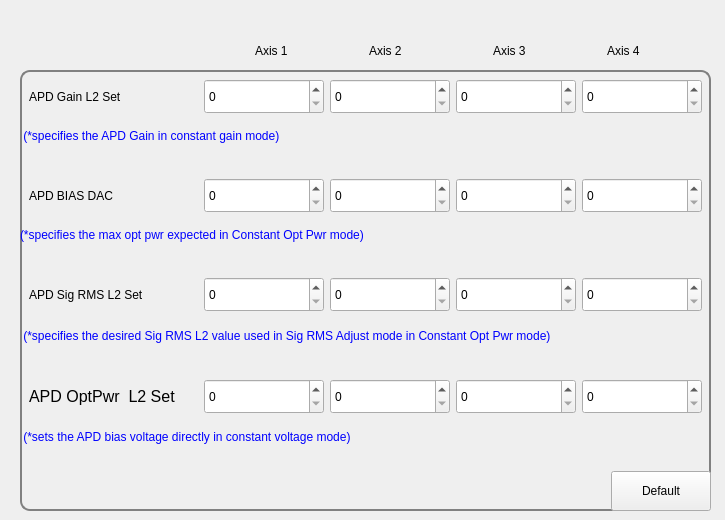
   <widget class="QWidget" name="tab_2">
    <attribute name="title">
     <string>Signal</string>
    </attribute>
    <widget class="QWidget" name="vWidget" native="true">
     <property name="geometry">
      <rect>
       <x>20</x>
       <y>70</y>
       <width>691</width>
       <height>441</height>
      </rect>
     </property>
     <property name="styleSheet">
      <string notr="true">#vWidget{border: 1px solid;
    border: 2px solid gray;
    border-radius: 10px;
    padding: 0 8px;
}</string>
     </property>
     <layout class="QVBoxLayout" name="verticalLayout">
      <item>
       <widget class="QWidget" name="widget" native="true">
        <property name="sizePolicy">
         <sizepolicy hsizetype="Expanding" vsizetype="Fixed">
          <horstretch>0</horstretch>
          <verstretch>0</verstretch>
         </sizepolicy>
        </property>
        <layout class="QHBoxLayout" name="horizontalLayout">
         <item>
          <widget class="QLabel" name="label_3">
           <property name="text">
            <string>APD Gain L2 Set </string>
           </property>
          </widget>
         </item>
         <item>
          <spacer name="horizontalSpacer">
           <property name="orientation">
            <enum>Qt::Horizontal</enum>
           </property>
           <property name="sizeType">
            <enum>QSizePolicy::Fixed</enum>
           </property>
           <property name="sizeHint" stdset="0">
            <size>
             <width>20</width>
             <height>20</height>
            </size>
           </property>
          </spacer>
         </item>
         <item>
          <widget class="QSpinBox" name="apdGainL2SetVal">
           <property name="sizePolicy">
            <sizepolicy hsizetype="Fixed" vsizetype="Fixed">
             <horstretch>0</horstretch>
             <verstretch>0</verstretch>
            </sizepolicy>
           </property>
           <property name="minimumSize">
            <size>
             <width>120</width>
             <height>35</height>
            </size>
           </property>
          </widget>
         </item>
         <item>
          <widget class="QSpinBox" name="apdGainL2SetVal_2">
           <property name="sizePolicy">
            <sizepolicy hsizetype="Fixed" vsizetype="Fixed">
             <horstretch>0</horstretch>
             <verstretch>0</verstretch>
            </sizepolicy>
           </property>
           <property name="minimumSize">
            <size>
             <width>120</width>
             <height>35</height>
            </size>
           </property>
          </widget>
         </item>
         <item>
          <widget class="QSpinBox" name="apdGainL2SetVal_3">
           <property name="sizePolicy">
            <sizepolicy hsizetype="Fixed" vsizetype="Fixed">
             <horstretch>0</horstretch>
             <verstretch>0</verstretch>
            </sizepolicy>
           </property>
           <property name="minimumSize">
            <size>
             <width>120</width>
             <height>35</height>
            </size>
           </property>
          </widget>
         </item>
         <item>
          <widget class="QSpinBox" name="apdGainL2SetVal_4">
           <property name="sizePolicy">
            <sizepolicy hsizetype="Fixed" vsizetype="Fixed">
             <horstretch>0</horstretch>
             <verstretch>0</verstretch>
            </sizepolicy>
           </property>
           <property name="minimumSize">
            <size>
             <width>120</width>
             <height>35</height>
            </size>
           </property>
          </widget>
         </item>
        </layout>
       </widget>
      </item>
      <item>
       <widget class="QLabel" name="label_5">
        <property name="sizePolicy">
         <sizepolicy hsizetype="Preferred" vsizetype="Fixed">
          <horstretch>0</horstretch>
          <verstretch>0</verstretch>
         </sizepolicy>
        </property>
        <property name="styleSheet">
         <string notr="true">font: 10pt &quot;MS Shell Dlg 2&quot;;
color:rgb(0, 0, 255);</string>
        </property>
        <property name="text">
         <string> (*specifies the APD Gain in constant gain mode)</string>
        </property>
       </widget>
      </item>
      <item>
       <spacer name="verticalSpacer">
        <property name="orientation">
         <enum>Qt::Vertical</enum>
        </property>
        <property name="sizeType">
         <enum>QSizePolicy::Fixed</enum>
        </property>
        <property name="sizeHint" stdset="0">
         <size>
          <width>20</width>
          <height>20</height>
         </size>
        </property>
       </spacer>
      </item>
      <item>
       <widget class="QWidget" name="widget" native="true">
        <layout class="QHBoxLayout" name="horizontalLayout_2">
         <item>
          <widget class="QLabel" name="label_2">
           <property name="text">
            <string>APD BIAS DAC </string>
           </property>
          </widget>
         </item>
         <item>
          <spacer name="horizontalSpacer_2">
           <property name="orientation">
            <enum>Qt::Horizontal</enum>
           </property>
           <property name="sizeType">
            <enum>QSizePolicy::Expanding</enum>
           </property>
           <property name="sizeHint" stdset="0">
            <size>
             <width>70</width>
             <height>20</height>
            </size>
           </property>
          </spacer>
         </item>
         <item>
          <widget class="QSpinBox" name="apdBiasDac">
           <property name="sizePolicy">
            <sizepolicy hsizetype="Fixed" vsizetype="Fixed">
             <horstretch>0</horstretch>
             <verstretch>0</verstretch>
            </sizepolicy>
           </property>
           <property name="minimumSize">
            <size>
             <width>120</width>
             <height>35</height>
            </size>
           </property>
          </widget>
         </item>
         <item>
          <widget class="QSpinBox" name="apdBiasDac_2">
           <property name="sizePolicy">
            <sizepolicy hsizetype="Fixed" vsizetype="Fixed">
             <horstretch>0</horstretch>
             <verstretch>0</verstretch>
            </sizepolicy>
           </property>
           <property name="minimumSize">
            <size>
             <width>120</width>
             <height>35</height>
            </size>
           </property>
          </widget>
         </item>
         <item>
          <widget class="QSpinBox" name="apdBiasDac_3">
           <property name="sizePolicy">
            <sizepolicy hsizetype="Fixed" vsizetype="Fixed">
             <horstretch>0</horstretch>
             <verstretch>0</verstretch>
            </sizepolicy>
           </property>
           <property name="minimumSize">
            <size>
             <width>120</width>
             <height>35</height>
            </size>
           </property>
          </widget>
         </item>
         <item>
          <widget class="QSpinBox" name="apdBiasDac_4">
           <property name="sizePolicy">
            <sizepolicy hsizetype="Fixed" vsizetype="Fixed">
             <horstretch>0</horstretch>
             <verstretch>0</verstretch>
            </sizepolicy>
           </property>
           <property name="minimumSize">
            <size>
             <width>120</width>
             <height>35</height>
            </size>
           </property>
          </widget>
         </item>
        </layout>
       </widget>
      </item>
      <item>
       <widget class="QLabel" name="label_34">
        <property name="sizePolicy">
         <sizepolicy hsizetype="Preferred" vsizetype="Fixed">
          <horstretch>0</horstretch>
          <verstretch>0</verstretch>
         </sizepolicy>
        </property>
        <property name="styleSheet">
         <string notr="true">font: 10pt &quot;MS Shell Dlg 2&quot;;
color:rgb(0, 0, 255);</string>
        </property>
        <property name="text">
         <string>(*specifies the max opt pwr expected in Constant Opt Pwr mode)</string>
        </property>
       </widget>
      </item>
      <item>
       <spacer name="verticalSpacer_2">
        <property name="orientation">
         <enum>Qt::Vertical</enum>
        </property>
        <property name="sizeType">
         <enum>QSizePolicy::Fixed</enum>
        </property>
        <property name="sizeHint" stdset="0">
         <size>
          <width>20</width>
          <height>20</height>
         </size>
        </property>
       </spacer>
      </item>
      <item>
       <widget class="QWidget" name="widget" native="true">
        <layout class="QHBoxLayout" name="horizontalLayout_3">
         <item>
          <widget class="QLabel" name="label_4">
           <property name="text">
            <string>APD Sig RMS L2 Set</string>
           </property>
          </widget>
         </item>
         <item>
          <spacer name="horizontalSpacer_3">
           <property name="orientation">
            <enum>Qt::Horizontal</enum>
           </property>
           <property name="sizeHint" stdset="0">
            <size>
             <width>40</width>
             <height>20</height>
            </size>
           </property>
          </spacer>
         </item>
         <item>
          <widget class="QSpinBox" name="apdSigRmsL2Set">
           <property name="sizePolicy">
            <sizepolicy hsizetype="Fixed" vsizetype="Fixed">
             <horstretch>0</horstretch>
             <verstretch>0</verstretch>
            </sizepolicy>
           </property>
           <property name="minimumSize">
            <size>
             <width>120</width>
             <height>35</height>
            </size>
           </property>
          </widget>
         </item>
         <item>
          <widget class="QSpinBox" name="apdSigRmsL2Set_2">
           <property name="sizePolicy">
            <sizepolicy hsizetype="Fixed" vsizetype="Fixed">
             <horstretch>0</horstretch>
             <verstretch>0</verstretch>
            </sizepolicy>
           </property>
           <property name="minimumSize">
            <size>
             <width>120</width>
             <height>35</height>
            </size>
           </property>
          </widget>
         </item>
         <item>
          <widget class="QSpinBox" name="apdSigRmsL2Set_3">
           <property name="sizePolicy">
            <sizepolicy hsizetype="Fixed" vsizetype="Fixed">
             <horstretch>0</horstretch>
             <verstretch>0</verstretch>
            </sizepolicy>
           </property>
           <property name="minimumSize">
            <size>
             <width>120</width>
             <height>35</height>
            </size>
           </property>
          </widget>
         </item>
         <item>
          <widget class="QSpinBox" name="apdSigRmsL2Set_4">
           <property name="sizePolicy">
            <sizepolicy hsizetype="Fixed" vsizetype="Fixed">
             <horstretch>0</horstretch>
             <verstretch>0</verstretch>
            </sizepolicy>
           </property>
           <property name="minimumSize">
            <size>
             <width>120</width>
             <height>35</height>
            </size>
           </property>
          </widget>
         </item>
        </layout>
       </widget>
      </item>
      <item>
       <widget class="QLabel" name="label_35">
        <property name="styleSheet">
         <string notr="true">font: 10pt &quot;MS Shell Dlg 2&quot;;
color:rgb(0, 0, 255);</string>
        </property>
        <property name="text">
         <string> (*specifies the desired Sig RMS L2 value used in Sig RMS Adjust mode in Constant Opt Pwr mode)</string>
        </property>
       </widget>
      </item>
      <item>
       <spacer name="verticalSpacer_3">
        <property name="orientation">
         <enum>Qt::Vertical</enum>
        </property>
        <property name="sizeType">
         <enum>QSizePolicy::Fixed</enum>
        </property>
        <property name="sizeHint" stdset="0">
         <size>
          <width>20</width>
          <height>20</height>
         </size>
        </property>
       </spacer>
      </item>
      <item>
       <widget class="QWidget" name="widget" native="true">
        <layout class="QHBoxLayout" name="horizontalLayout_4">
         <item>
          <widget class="QLabel" name="label_37">
           <property name="font">
            <font>
             <family>MS Shell Dlg 2</family>
             <pointsize>12</pointsize>
             <weight>9</weight>
             <italic>false</italic>
             <bold>false</bold>
            </font>
           </property>
           <property name="text">
            <string>APD OptPwr  L2 Set</string>
           </property>
          </widget>
         </item>
         <item>
          <spacer name="horizontalSpacer_4">
           <property name="orientation">
            <enum>Qt::Horizontal</enum>
           </property>
           <property name="sizeType">
            <enum>QSizePolicy::Expanding</enum>
           </property>
           <property name="sizeHint" stdset="0">
            <size>
             <width>20</width>
             <height>20</height>
            </size>
           </property>
          </spacer>
         </item>
         <item>
          <widget class="QSpinBox" name="apdOptPwrL2Set">
           <property name="sizePolicy">
            <sizepolicy hsizetype="Fixed" vsizetype="Fixed">
             <horstretch>0</horstretch>
             <verstretch>0</verstretch>
            </sizepolicy>
           </property>
           <property name="minimumSize">
            <size>
             <width>120</width>
             <height>35</height>
            </size>
           </property>
          </widget>
         </item>
         <item>
          <widget class="QSpinBox" name="apdOptPwrL2Set_2">
           <property name="sizePolicy">
            <sizepolicy hsizetype="Fixed" vsizetype="Fixed">
             <horstretch>0</horstretch>
             <verstretch>0</verstretch>
            </sizepolicy>
           </property>
           <property name="minimumSize">
            <size>
             <width>120</width>
             <height>35</height>
            </size>
           </property>
          </widget>
         </item>
         <item>
          <widget class="QSpinBox" name="apdOptPwrL2Set_3">
           <property name="sizePolicy">
            <sizepolicy hsizetype="Fixed" vsizetype="Fixed">
             <horstretch>0</horstretch>
             <verstretch>0</verstretch>
            </sizepolicy>
           </property>
           <property name="minimumSize">
            <size>
             <width>120</width>
             <height>35</height>
            </size>
           </property>
          </widget>
         </item>
         <item>
          <widget class="QSpinBox" name="apdOptPwrL2Set_4">
           <property name="sizePolicy">
            <sizepolicy hsizetype="Fixed" vsizetype="Fixed">
             <horstretch>0</horstretch>
             <verstretch>0</verstretch>
            </sizepolicy>
           </property>
           <property name="minimumSize">
            <size>
             <width>120</width>
             <height>35</height>
            </size>
           </property>
          </widget>
         </item>
        </layout>
       </widget>
      </item>
      <item>
       <widget class="QLabel" name="label_36">
        <property name="styleSheet">
         <string notr="true">font: 10pt &quot;MS Shell Dlg 2&quot;;
color:rgb(0, 0, 255);</string>
        </property>
        <property name="text">
         <string> (*sets the APD bias voltage directly in constant voltage mode)</string>
        </property>
       </widget>
      </item>
      <item>
       <spacer name="verticalSpacer_4">
        <property name="orientation">
         <enum>Qt::Vertical</enum>
        </property>
        <property name="sizeType">
         <enum>QSizePolicy::Fixed</enum>
        </property>
        <property name="sizeHint" stdset="0">
         <size>
          <width>20</width>
          <height>20</height>
         </size>
        </property>
       </spacer>
      </item>
      <item>
       <layout class="QHBoxLayout" name="horizontalLayout_32">
        <item>
         <spacer name="horizontalSpacer_33">
          <property name="orientation">
           <enum>Qt::Horizontal</enum>
          </property>
          <property name="sizeHint" stdset="0">
           <size>
            <width>40</width>
            <height>20</height>
           </size>
          </property>
         </spacer>
        </item>
        <item>
         <widget class="QPushButton" name="pushButton_6">
          <property name="sizePolicy">
           <sizepolicy hsizetype="Minimum" vsizetype="Fixed">
            <horstretch>0</horstretch>
            <verstretch>0</verstretch>
           </sizepolicy>
          </property>
          <property name="minimumSize">
           <size>
            <width>100</width>
            <height>40</height>
           </size>
          </property>
          <property name="text">
           <string>Default</string>
          </property>
         </widget>
        </item>
       </layout>
      </item>
     </layout>
    </widget>
    <widget class="QWidget" name="layoutWidget">
     <property name="geometry">
      <rect>
       <x>-10</x>
       <y>40</y>
       <width>716</width>
       <height>22</height>
      </rect>
     </property>
     <layout class="QHBoxLayout" name="horizontalLayout_36">
      <item>
       <spacer name="horizontalSpacer_51">
        <property name="orientation">
         <enum>Qt::Horizontal</enum>
        </property>
        <property name="sizeType">
         <enum>QSizePolicy::Fixed</enum>
        </property>
        <property name="sizeHint" stdset="0">
         <size>
          <width>250</width>
          <height>20</height>
         </size>
        </property>
       </spacer>
      </item>
      <item>
       <widget class="QLabel" name="label_52">
        <property name="sizePolicy">
         <sizepolicy hsizetype="Fixed" vsizetype="Preferred">
          <horstretch>0</horstretch>
          <verstretch>0</verstretch>
         </sizepolicy>
        </property>
        <property name="text">
         <string>Axis 1</string>
        </property>
       </widget>
      </item>
      <item>
       <spacer name="horizontalSpacer_52">
        <property name="orientation">
         <enum>Qt::Horizontal</enum>
        </property>
        <property name="sizeType">
         <enum>QSizePolicy::Fixed</enum>
        </property>
        <property name="sizeHint" stdset="0">
         <size>
          <width>60</width>
          <height>20</height>
         </size>
        </property>
       </spacer>
      </item>
      <item>
       <widget class="QLabel" name="label_53">
        <property name="sizePolicy">
         <sizepolicy hsizetype="Fixed" vsizetype="Preferred">
          <horstretch>0</horstretch>
          <verstretch>0</verstretch>
         </sizepolicy>
        </property>
        <property name="text">
         <string>Axis 2</string>
        </property>
       </widget>
      </item>
      <item>
       <spacer name="horizontalSpacer_53">
        <property name="orientation">
         <enum>Qt::Horizontal</enum>
        </property>
        <property name="sizeType">
         <enum>QSizePolicy::Fixed</enum>
        </property>
        <property name="sizeHint" stdset="0">
         <size>
          <width>70</width>
          <height>20</height>
         </size>
        </property>
       </spacer>
      </item>
      <item>
       <widget class="QLabel" name="label_54">
        <property name="sizePolicy">
         <sizepolicy hsizetype="Fixed" vsizetype="Preferred">
          <horstretch>0</horstretch>
          <verstretch>0</verstretch>
         </sizepolicy>
        </property>
        <property name="text">
         <string>Axis 3</string>
        </property>
       </widget>
      </item>
      <item>
       <spacer name="horizontalSpacer_54">
        <property name="orientation">
         <enum>Qt::Horizontal</enum>
        </property>
        <property name="sizeType">
         <enum>QSizePolicy::Fixed</enum>
        </property>
        <property name="sizeHint" stdset="0">
         <size>
          <width>60</width>
          <height>20</height>
         </size>
        </property>
       </spacer>
      </item>
      <item>
       <widget class="QLabel" name="label_55">
        <property name="sizePolicy">
         <sizepolicy hsizetype="Fixed" vsizetype="Preferred">
          <horstretch>0</horstretch>
          <verstretch>0</verstretch>
         </sizepolicy>
        </property>
        <property name="text">
         <string>Axis 4</string>
        </property>
       </widget>
      </item>
      <item>
       <spacer name="horizontalSpacer_55">
        <property name="orientation">
         <enum>Qt::Horizontal</enum>
        </property>
        <property name="sizeType">
         <enum>QSizePolicy::Fixed</enum>
        </property>
        <property name="sizeHint" stdset="0">
         <size>
          <width>50</width>
          <height>20</height>
         </size>
        </property>
       </spacer>
      </item>
     </layout>
    </widget>
   </widget>
